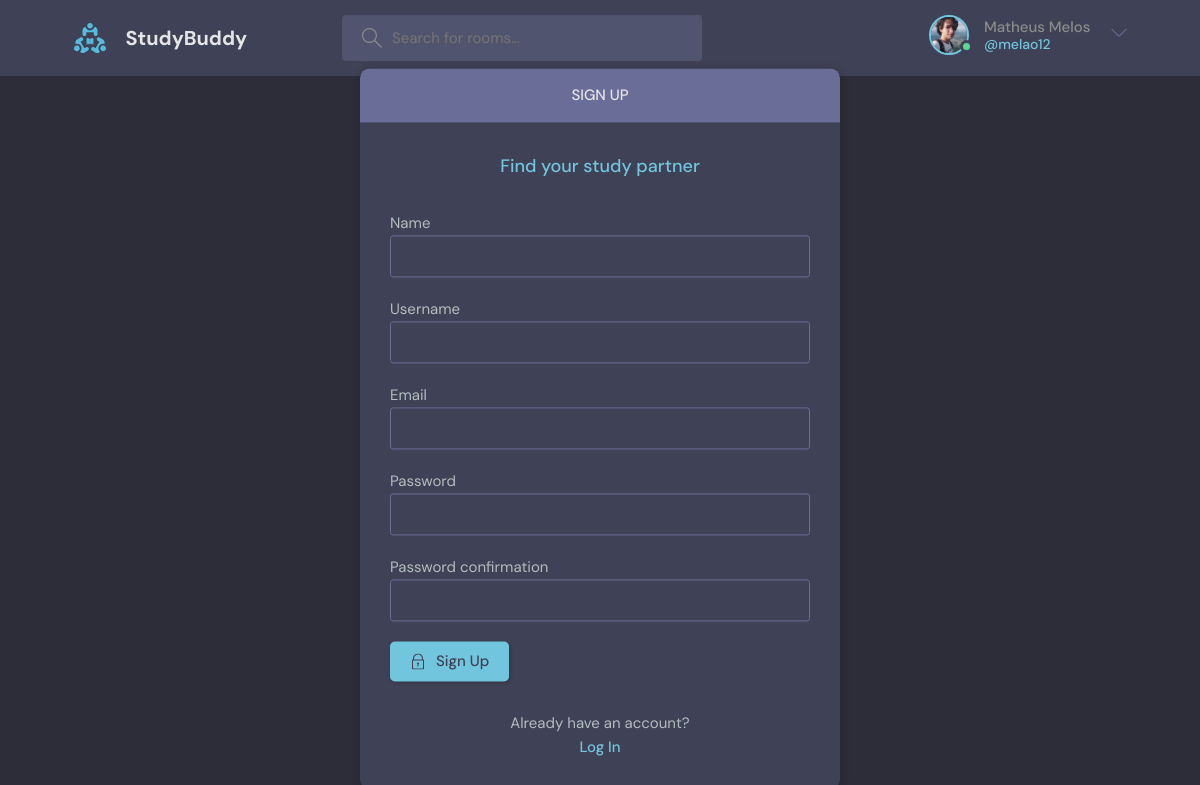
Page /register/ (signed in) on the committed database.
### base/models.py (models this page shows)
class User(AbstractUser):
    name = models.CharField(max_length=200, null=True)
    email = models.EmailField(null=True, unique=True)
    bio = models.TextField(null=True)
    avatar = models.ImageField(null=True, default="avatar.svg")
    USERNAME_FIELD = 'email'
    REQUIRED_FIELDS = ['username']

### base/views.py (the view, shortened to what this page needs)
# urls.py: path('register/', views.registerPage, name='register'),
def registerPage(request):
    form = MyUserCreationForm()
    page = 'register'
    context = {'page': page, 'form': form}
    return render(request, 'base/partial/signup.html', context)

### base/forms.py
class MyUserCreationForm (UserCreationForm):
    class Meta:
        model = User
        fields = ('name', 'username', 'email', 'password1', 'password2')

### base/templates/base/partial/signup.html (shortened to what this page needs)
{% extends '../global/main.html' %}
{% block content %}
<main class="auth layout">
  <div class="container">
    <div class="layout__box">
      <div class="layout__boxHeader">
        <div class="layout__boxTitle">
          <h3>Sign up</h3>
        </div>
      </div>
      <div class="layout__body">
        <h2 class="auth__tagline">Find your study partner</h2>
        <form class="form" action="" method="POST">
          {% for field in form %}
          <div class="form__group form__group">
            <label for="id_{{field.name}}">{{field.label}}{{field}}</label>
          </div>
          {% endfor %}
          <button class="btn btn--main" type="submit">
            Sign Up
          </button>
        </form>
        <div class="auth__action">
          <p>Already have an account?</p>
          <a href="login.html" class="btn btn--link">Log In</a>
        </div>
      </div>
    </div>
  </div>
</main>
{% endblock %}

### base/templates/base/partial/navbar.html (shortened to what this page needs)
{% load static %}
{% block content %}
<header class="header header--loggedIn">
    <div class="container">
      <a href="{% url 'home' %}" class="header__logo">
        <img src="{% static 'images/logo.svg' %}" />
        <h1>StudyBuddy</h1>
      </a>
      <form class="header__search" method="GET" action="{% url 'home' %}">
        <label>
          <input name="q" placeholder="Search for rooms..." />
        </label>
      </form>
      <nav class="header__menu">
        {% if request.user.is_authenticated %}
        <div class="header__user">
          <a href="{% url 'profile' request.user.id %}">
            <div class="avatar avatar--medium active">
              <img src="{{request.user.avatar.url}}" />
            </div>
            <p>{{request.user.name}} <span>@{{request.user.username}}</span></p>
          </a>
          <button class="dropdown-button">
            <svg version="1.1" xmlns="http://www.w3.org/2000/svg" width="32" height="32" viewBox="0 0 32 32">
              <title>chevron-down</title>
              <path d="M16 21l-13-13h-3l16 16 16-16h-3l-13 13z"></path>
            </svg>
          </button>
        </div>
        {% else %}
        <a href="{% url 'login' %}">
          <img src="{% static 'images/avatar.svg' %}" />
          <p>Login</p>
        </a>
        {% endif %}
      </nav>
    </div>
  </header>
{% endblock %}

### rows in the picture
User: user.avatar (picture), user.name "Matheus Melos", user.username "melao12"

### other values in the picture
{{ field.label }} "Name" "Username" "Email" "Password" "Password confirmation"
